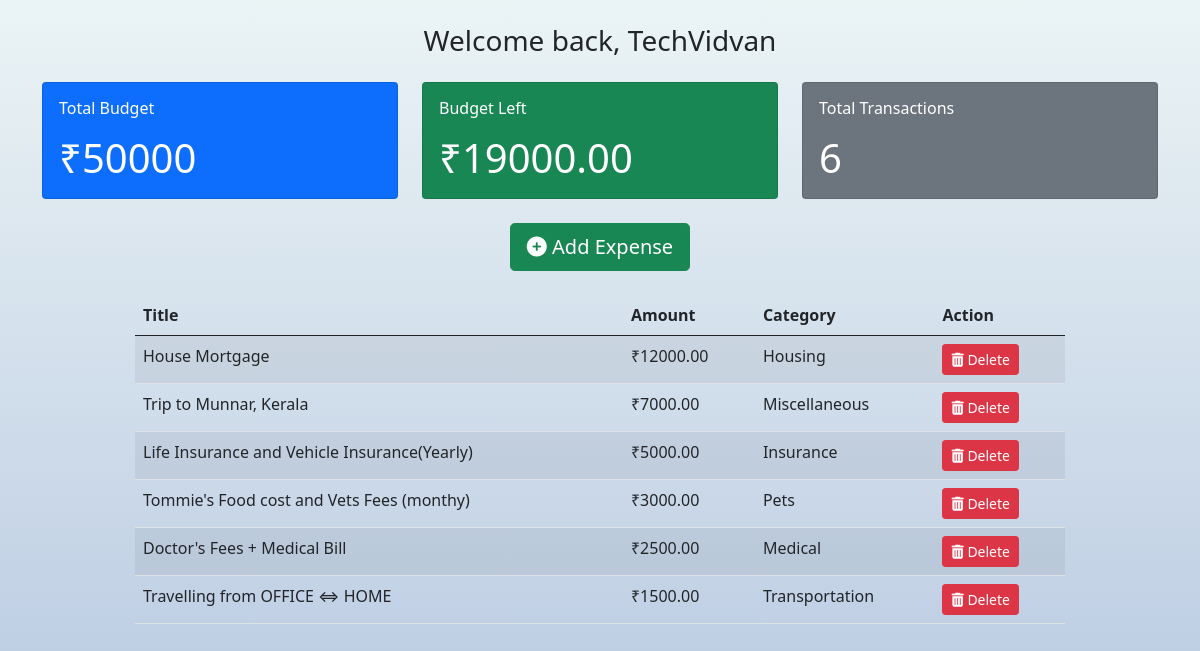
Screenshot of /techvidvan (signed in) with the database file from the repository.
### budget/models.py (models this page shows, shortened)
class Project(models.Model):
    name = models.CharField(max_length=100)
    slug = models.SlugField(max_length=100,unique=True,blank=True)
    budget = models.IntegerField()
    def budget_left(self):
        expense_list = Expense.objects.filter(project= self)
        total_expense_amount =0
        for expense in expense_list:
            total_expense_amount += expense.amount
        return self.budget- total_expense_amount
    def total_transactions(self):
        expense_list = Expense.objects.filter(project= self)
        return len(expense_list)

class Expense(models.Model):
    project = models.ForeignKey(Project, on_delete=models.CASCADE, related_name='expenses')
    title = models.CharField(max_length=100)
    amount = models.DecimalField( max_digits=8, decimal_places=2)
    category = models.ForeignKey(Category, on_delete=models.CASCADE)
    class Meta:
        ordering = ('-amount',)

class Category(models.Model):
    project = models.ForeignKey(Project, on_delete=models.CASCADE)
    name = models.CharField(max_length=100)

### budget/views.py (the view, shortened to what this page needs)
# urls.py: path('<slug:project_slug>',views.project_detail,name='detail'),
def project_detail(request, project_slug):
    project = get_object_or_404(Project,slug=project_slug)
    if request.method == 'GET':
        category_list = Category.objects.filter(project=project)
        return render(request,'budget/project-detail.html',{'project':project, 'expense_list': project.expenses.all(), 'category_list':category_list})
    elif request.method == 'DELETE':
        id = json.loads(request.body)['id']
        expense = get_object_or_404(Expense,id =id)
        expense.delete()
        return HttpResponse('')
    return HttpResponseRedirect(project_slug)

### budget/templates/budget/project-detail.html (shortened to what this page needs)
{% extends 'budget/base.html' %}
{% load static %}
{% block content %}
<br>
<h3 class="text-center font-weight-bold mb-4">Welcome back, {{ user.username }}</h3>
<div class="container">
    <div class="row mb-4">
        <div class="col-md-4">
            <div class="card bg-primary text-white">
                <div class="card-body">
                    <h6 class="card-title font-weight-bold mb-3">Total Budget</h6>
                    <h1 class="card-text font-weight-bold mb-0">₹{{ project.budget }}</h1>
                </div>
            </div>
        </div>
        <div class="col-md-4">
            <div class="card bg-success text-white">
                <div class="card-body">
                    <h6 class="card-title font-weight-bold mb-3">Budget Left</h6>
                    {% if project.budget_left > 0 %}
                    <h1 class="card-text font-weight-bold mb-0">₹{{ project.budget_left }}</h1>
                    {% elif project.budget_left == 0 %}
                    <h1 class="card-text font-weight-bold mb-0">₹{{ project.budget_left }}</h1>
                    {% else %}
                    <h1 class="card-text font-weight-bold mb-0">₹{{ project.budget_left }}</h1>
                    {% endif %}
                </div>
            </div>
        </div>
        <div class="col-md-4">
            <div class="card bg-secondary text-white">
                <div class="card-body">
                    <h6 class="card-title font-weight-bold mb-3">Total Transactions</h6>
                    <h1 class="card-text font-weight-bold mb-0">{{ project.total_transactions }}</h1>
                </div>
            </div>
        </div>
    </div>
    <center>
    <div class="row mb-4">
        <div class="col-md-12">
            <button class="btn btn-success btn-lg float-right modal-trigger" href="#expenseModal" data-toggle="modal" data-target="#expenseModal">
                <i class="fas fa-plus-circle mr-2"></i>
                Add Expense
            </button>
        </div>
    </div>
    </center>
<center>
    <div class="column">
        <div class="col-md-10">
            <table class="table table-striped table-hover">
                <thead>
                    <tr>
                        <th>Title</th>
                        <th>Amount</th>
                        <th>Category</th>
                        <th>Action</th>
                    </tr>
                </thead>
                <tbody>
                    {% for expense in expense_list %}
                    <tr id="{{ expense.id }}">
                        <td>{{ expense.title }}</td>
                        <td>₹{{ expense.amount }}</td>
                        <td>{{ expense.category.name }}</td>
                        <td>
                            <button class="btn btn-sm btn-danger" onclick="deleteExpense(this)" data-id="{{ expense.id }}">
                                <i class="fas fa-trash-alt"></i>
                                Delete
                            </button>
                        </td>
                    </tr>
                    {% endfor %}
                </tbody>
            </table>
        </div>
    </div>
</div>
{% endblock content %}

### budget/templates/budget/base.html (style rules this page uses)
body { background: linear-gradient(180deg, #ebf4f5, #b5c6e0); background-size: 100% 100%; background-repeat: no-repeat; background-attachment: fixed; background-position: center; background-size: cover; }

### rows the page displays
Project: budget "50000", budget_left "19000.00", total_transactions "6"
Expense: title "House Mortgage", amount "12000.00", category.name "Housing"
Expense: title "Trip to Munnar, Kerala", amount "7000.00", category.name "Miscellaneous"
Expense: title "Life Insurance and Vehicle Insurance(Yearly)", amount "5000.00", category.name "Insurance"
Expense: title "Tommie's Food cost and Vets Fees (monthy)", amount "3000.00", category.name "Pets"
Expense: title "Doctor's Fees + Medical Bill", amount "2500.00", category.name "Medical"
Expense: title "Travelling from OFFICE ⇔ HOME", amount "1500.00", category.name "Transportation"

### other values shown
{{ user.username }} "TechVidvan"
